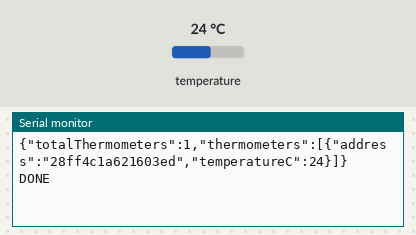
Bench run of a sketch on a simulated Arduino Uno, built with avr-gcc and run on an emulated ATmega328P. On the bench: the last lines printed to the serial monitor. The test bench sets the inputs (shaded band); at power-on: temperature 24 °C.

Above: at 1.7 s.
1.8 s: temperature set to 12 °C
At 4.0 s:
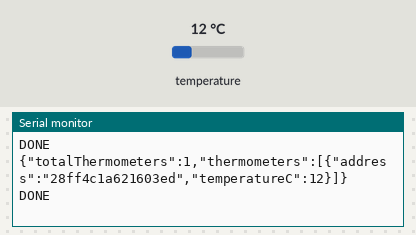
4.3 s: temperature set to 19 °C
At 6.2 s:
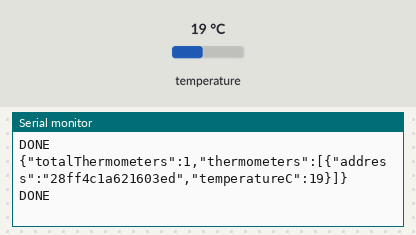
Timing chart, 0 to 7.7 s (numbered marks = the images above; inputs shaded):
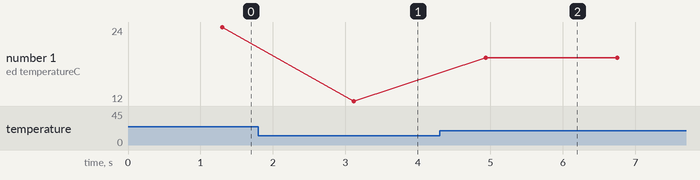

The sketch:

DS1820MultipleTemperatureRead.ino
```cpp
#include <Arduino_JSON.h>
#include <OneWire.h>
#include <DallasTemperature.h>

#define ONE_WIRE_BUS A5
#define TEMPERATURE_PRECISION 12

OneWire oneWire(ONE_WIRE_BUS);
DallasTemperature sensors(&oneWire);
void setup(void)
{
  Serial.begin(9600);
  sensors.begin();
  delay(500);//Wait for newly restarted system to stabilize
}

void loop(void)
{
  JSONVar result = checkThermometers();
  Serial.println(JSON.stringify(result));
  Serial.println("DONE");
  delay(1000);
}

JSONVar checkThermometers(){
  int totalThermometers = sensors.getDeviceCount();
  oneWire.reset_search();
  DeviceAddress currentThermometer;
  JSONVar result;
  result["totalThermometers"] = totalThermometers;
  JSONVar thermometersJson;
  sensors.requestTemperatures();
  for (int i = 0;  i < totalThermometers;  i++) {
    JSONVar thermometer;
    sensors.getAddress(currentThermometer,i);
    thermometer["address"] = convertAddressToString(currentThermometer);
    thermometer["temperatureC"] = sensors.getTempC(currentThermometer);
    thermometersJson[i]=thermometer;
  }
  result["thermometers"] = thermometersJson;
  return result;
}

/* got from https://handyman.dulare.com/esp8266-ds18b20-web-server/ */
String convertAddressToString(DeviceAddress deviceAddress) {
  String addrToReturn = "";
  for (uint8_t i = 0; i < 8; i++){
    if (deviceAddress[i] < 16) addrToReturn += "0";
    addrToReturn += String(deviceAddress[i], HEX);
  }
  return addrToReturn;
}
```

Measured:
- after the input at 1.8 s, the serial monitor: prints a new line after 1.3 s (image 1)
- after the input at 4.3 s, the serial monitor: prints a new line after 0.64 s (image 2)
- plotted number 1: 24 → 12 after the input at 1.8 s, 12 → 19 after the input at 4.3 s
